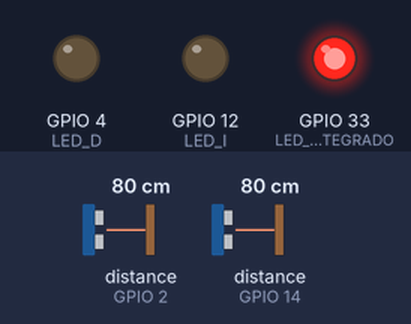
This sketch was run on a simulated ESP32. Parts: output pins drawn as LEDs (lit = HIGH). Wiring (inferred from the names in the program): 2 × ultrasonic range finder: trigger GPIO 13, echo GPIO 14 / trigger GPIO 15, echo GPIO 2. Inputs (shaded band) come from the test bench; at power-on: distance to the obstacle (sensors on GPIO 2, GPIO 14) 80 cm. The echo pulse lasts 58.3 µs per cm; pins used as bus, display or sensor lines are not drawn; what the sketch prints to the serial monitor is not drawn.

Above: at 1.5 s.
1.6 s: distance to the obstacle (sensor on GPIO 2) set to 23 cm
3.1 s: distance to the obstacle (sensor on GPIO 2) set to 19 cm
At 4.4 s:
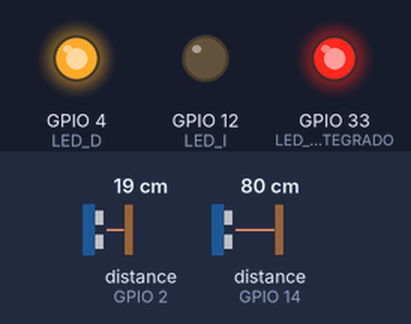
4.9 s: distance to the obstacle (sensor on GPIO 14) set to 22 cm
7.5 s: distance to the obstacle (sensor on GPIO 14) set to 19 cm
At 8.6 s:
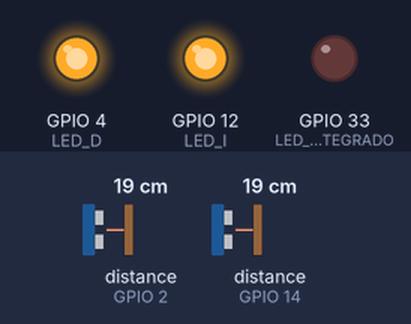
9.4 s: distance to the obstacle (sensor on GPIO 2) set to 35 cm
At 10.6 s:
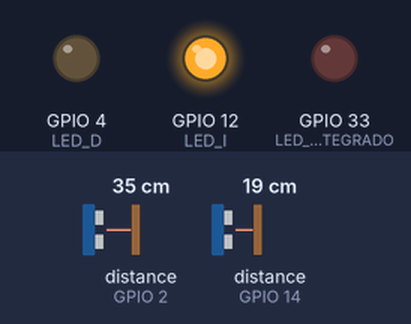
11.2 s: distance to the obstacle (sensor on GPIO 2) set to 2 cm
At 12.3 s:
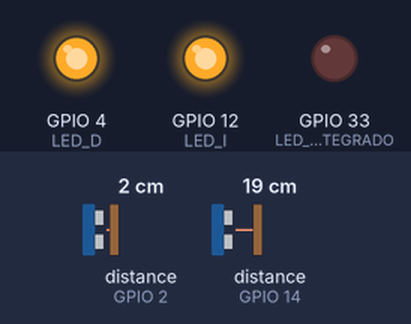
Timing chart, 0 to 13.7 s (numbered marks = the images above; inputs shaded):
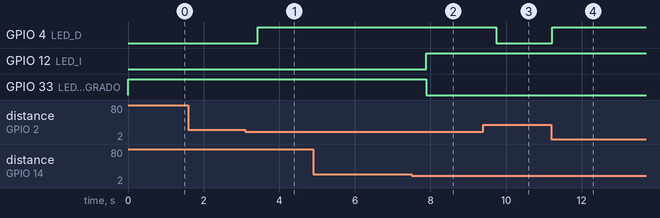

Measured:
- the behaviour switches between 21 and 20 cm on distance to the obstacle (sensor on GPIO 2) (found by bisection; images 0 and 1)
- the behaviour switches between 21 and 20 cm on distance to the obstacle (sensor on GPIO 14) (found by bisection; images 1 and 2)
- after the input at 1.6 s, every drawn part: stays the same
- after the input at 3.1 s, GPIO 4 (LED_D): LOW → HIGH after 0.33 s
- after the input at 4.9 s, every drawn part: stays the same
- after the input at 7.5 s, GPIO 12 (LED_I): LOW → HIGH after 0.39 s; GPIO 33 (LED_ROJO_INTEGRADO): HIGH → LOW after 0.39 s
- after the input at 9.4 s, GPIO 4 (LED_D): HIGH → LOW after 0.34 s
- after the input at 11.2 s, GPIO 4 (LED_D): LOW → HIGH at once

The sketch:

02_TinyML_Sensores_LEDs.ino
```cpp
// EXPERIMENTO 3 - TinyML (inferencia neuronal en el ESP32-CAM, SIN bibliotecas TFLM)
// Modelo 2 -> 24 (ReLU) -> 16 (ReLU) -> 4 (Softmax), entrenado en dataset sintetico.
// Entradas: distancia izq / 200, distancia der / 200. Clases: AVANZAR, IZQUIERDA,
// DERECHA, DETENER. Model.h contiene pesos aprendidos (incluido como ejemplo).
// Arduino IDE: placa AI Thinker ESP32-CAM. Sin Wi-Fi, con serial JSON a 115200.
#include <Arduino.h>
#include <math.h>
#include "model.h"

// Evita el error confuso de PESOS_1 / SESGOS_1 ausentes si se usa un model.h antiguo.
#ifndef EXP3_MODELO_PESOS_V1
#error "model.h INCOMPATIBLE: usa el model.h de este ZIP (pesos PESOS_1..3 y SESGOS_1..3)."
#endif
static_assert(sizeof(PESOS_1)/sizeof(PESOS_1[0]) == 48, "PESOS_1 incorrecto");
static_assert(sizeof(SESGOS_1)/sizeof(SESGOS_1[0]) == 24, "SESGOS_1 incorrecto");
static_assert(sizeof(PESOS_2)/sizeof(PESOS_2[0]) == 384, "PESOS_2 incorrecto");
static_assert(sizeof(SESGOS_2)/sizeof(SESGOS_2[0]) == 16, "SESGOS_2 incorrecto");
static_assert(sizeof(PESOS_3)/sizeof(PESOS_3[0]) == 64, "PESOS_3 incorrecto");
static_assert(sizeof(SESGOS_3)/sizeof(SESGOS_3[0]) == 4, "SESGOS_3 incorrecto");

constexpr uint8_t TRIG_I = 13, ECHO_I = 14, TRIG_D = 15, ECHO_D = 2;
constexpr uint8_t LED_I = 12, LED_D = 4, LED_ROJO_INTEGRADO = 33;
constexpr float UMBRAL_CM = 20.0f, SEGURIDAD_CM = 6.0f, CONFIANZA_MIN = 0.60f;
const char* CLASES[4] = {"AVANZAR", "IZQUIERDA", "DERECHA", "DETENER"};
uint32_t secuencia = 0;

float distanciaCm(uint8_t trig, uint8_t echo) {
  digitalWrite(trig, LOW); delayMicroseconds(3);
  digitalWrite(trig, HIGH); delayMicroseconds(10);
  digitalWrite(trig, LOW);
  unsigned long us = pulseIn(echo, HIGH, 25000UL);
  if (us == 0) return -1.0f;
  float cm = us * 0.0343f / 2.0f;
  return (cm >= 2.0f && cm <= 400.0f) ? cm : -1.0f;
}

void luces(bool obstI, bool obstD) {
  digitalWrite(LED_I, obstI ? HIGH : LOW);
  digitalWrite(LED_D, obstD ? HIGH : LOW);             // LED externo der + flash blanco
  digitalWrite(LED_ROJO_INTEGRADO, obstI ? LOW : HIGH); // rojo integrado: activo LOW
}

// Evaluacion de la misma red aprendida en Colab: Dense + ReLU + Softmax.
// No se implementan reglas aqui: son pesos numericos entrenados y exportados en model.h.
void inferir(float distanciaI, float distanciaD, float prob[4]) {
  float entrada[2] = {
    constrain(distanciaI, 0.0f, 200.0f) / 200.0f,
    constrain(distanciaD, 0.0f, 200.0f) / 200.0f
  };
  float oculta1[24];
  float oculta2[16];
  float logits[4];

  for (int j=0; j<24; ++j) {
    float suma = SESGOS_1[j];
    for (int i=0; i<2; ++i) suma += entrada[i] * PESOS_1[i*24+j];
    oculta1[j] = fmaxf(suma, 0.0f);
  }
  for (int j=0; j<16; ++j) {
    float suma = SESGOS_2[j];
    for (int i=0; i<24; ++i) suma += oculta1[i] * PESOS_2[i*16+j];
    oculta2[j] = fmaxf(suma, 0.0f);
  }
  for (int j=0; j<4; ++j) {
    float suma = SESGOS_3[j];
    for (int i=0; i<16; ++i) suma += oculta2[i] * PESOS_3[i*4+j];
    logits[j] = suma;
  }
  float maximo = logits[0];
  for (int j=1; j<4; ++j) if (logits[j] > maximo) maximo = logits[j];
  float total = 0.0f;
  for (int j=0; j<4; ++j) {
    prob[j] = expf(logits[j] - maximo);
    total += prob[j];
  }
  if (total > 0.0f) for (int j=0; j<4; ++j) prob[j] /= total;
}

void enviar(float izq, float der, bool obstI, bool obstD,
            const char* decisionModelo, const char* decisionFinal, float confianza,
            uint32_t inferenciaUs) {
  Serial.print("{\"izquierda_cm\":"); Serial.print(izq, 2);
  Serial.print(",\"derecha_cm\":"); Serial.print(der, 2);
  Serial.print(",\"obstaculo_izq\":"); Serial.print(obstI ? "true" : "false");
  Serial.print(",\"obstaculo_der\":"); Serial.print(obstD ? "true" : "false");
  Serial.print(",\"led_rojo_integrado\":"); Serial.print(obstI ? "true" : "false");
  Serial.print(",\"led_blanco_integrado\":"); Serial.print(obstD ? "true" : "false");
  Serial.print(",\"decision_modelo\":\""); Serial.print(decisionModelo);
  Serial.print("\",\"decision\":\""); Serial.print(decisionFinal);
  Serial.print("\",\"confianza\":");
  if (confianza < 0.0f) Serial.print("null"); else Serial.print(confianza, 4);
  Serial.print(",\"inferencia_us\":"); Serial.print(inferenciaUs);
  Serial.print(",\"modo\":\"TINYML\",\"secuencia\":"); Serial.print(++secuencia);
  Serial.println("}");
}

void setup() {
  Serial.begin(115200);
  pinMode(TRIG_I, OUTPUT); pinMode(ECHO_I, INPUT);
  pinMode(TRIG_D, OUTPUT); pinMode(ECHO_D, INPUT);
  digitalWrite(TRIG_I, LOW); digitalWrite(TRIG_D, LOW);
  pinMode(LED_I, OUTPUT); pinMode(LED_D, OUTPUT);
  pinMode(LED_ROJO_INTEGRADO, OUTPUT);
  luces(false, false);
  delay(350);
  Serial.println("# EXP3 TinyML listo: datos JSON continuos 115200 (sin tflm_esp32)");
}

void loop() {
  float izquierda = distanciaCm(TRIG_I, ECHO_I);
  delay(70);
  float derecha = distanciaCm(TRIG_D, ECHO_D);
  bool obstI = izquierda > 0 && izquierda < UMBRAL_CM;
  bool obstD = derecha > 0 && derecha < UMBRAL_CM;
  luces(obstI, obstD);

  if (izquierda < 0.0f || derecha < 0.0f) {
    enviar(izquierda,derecha,obstI,obstD,"SIN_LECTURA","DETENER",-1.0f,0);
    delay(280);
    return;
  }
  float p[4];
  uint32_t inicio = micros();
  inferir(izquierda, derecha, p);
  uint32_t duracion = micros() - inicio;
  int mejor = 0;
  for (int i=1;i<4;++i) if (p[i] > p[mejor]) mejor=i;
  const char* modelo = CLASES[mejor];
  const char* decision = modelo;
  // Capa de seguridad: ante peligro, baja confianza o avance contradictorio, DETENER.
  if (izquierda < SEGURIDAD_CM || derecha < SEGURIDAD_CM ||
      p[mejor] < CONFIANZA_MIN ||
      (mejor == 0 && (obstI || obstD))) decision = "DETENER";
  enviar(izquierda, derecha, obstI, obstD, modelo, decision, p[mejor], duracion);
  delay(280);
}
```

model.h
```cpp
#pragma once
// MARCADOR MODELO COMPATIBLE CON ESTE PROGRAMA
#define EXP3_MODELO_PESOS_V1 1
// Pesos PREENTRENADOS de ejemplo: scikit-learn MLP, datos SINTETICOS 8000 filas.
// Para reemplazarlos por los de Google Colab, ejecutar el .ipynb y copiar su model.h.
// Arquitectura: 2 -> 24 (ReLU) -> 16 (ReLU) -> 4 (Softmax)
// Etiquetas salida: A, I, D, S | entradas = min(max(cm,0),200)/200

static const float PESOS_1[48] = {
    -2.34261322f, 1.32120287f, 0.454633087f, 0.635686696f, -1.95864153f, 0.195314556f, -2.32519388f, 1.56311464f,
    2.13516095e-16f, 1.09326911f, -4.93362938e-15f, 1.61365008f, 1.29454386f, -1.4399469e-15f, -2.02815199f, 1.1639283e-15f,
    -8.14276013e-16f, -0.78622061f, -7.56611386e-17f, -1.27086699f, -1.9252552e-16f, -0.623097897f, -0.0790720358f, 1.16831175e-16f,
    0.0783572197f, 1.70629692f, -1.84024477f, -1.41615748f, -0.332902879f, -2.73594189f, 0.576286912f, -1.02022016f,
    4.00401072e-15f, 1.30362213f, 8.4289138e-15f, 1.21043944f, -1.55089545f, -3.61675149e-15f, 1.22028327f, 1.70117528e-16f,
    1.56594443e-15f, -1.51377439f, -8.42566627e-15f, 1.01947761f, -6.4305582e-16f, 1.85552633f, -2.10156131f, -5.54347594e-17f
};

static const float SESGOS_1[24] = {
    0.284202427f, 0.0773115456f, 0.540572762f, 0.477599978f, 0.519880295f, 0.341719836f, 0.294096649f, 0.76363498f,
    -0.395363629f, 0.0299059823f, -0.436931491f, 0.0224592891f, 0.315660447f, -0.219680741f, 0.611363471f, -0.137626946f,
    -0.210471317f, 0.561524987f, -0.344988853f, 0.811379015f, -0.408758521f, 0.490210682f, 0.324837804f, -0.289464623f
};

static const float PESOS_2[384] = {
    -0.255270481f, -0.852691948f, -2.72833796e-17f, -8.72957185e-17f, -7.70025741e-16f, -0.000217549241f, 1.68236339f, -0.348218948f,
    2.28799558f, -1.87559855f, 3.21116622e-16f, -1.15068293f, -3.32963516e-16f, -2.39958763f, 1.2939539f, -1.36307871f,
    0.0714483336f, -0.270470828f, 1.48006059e-15f, -5.48906943e-16f, -5.60187251e-16f, -0.0259494968f, 0.326289862f, -0.985229015f,
    0.0758921131f, 1.24621546f, 1.49204854e-16f, -0.451884717f, 1.61688806e-15f, 1.31823969f, -1.25420785f, 1.33198893f,
    0.190133259f, 0.415406466f, -1.56863686e-16f, -7.15267509e-17f, 7.72901947e-16f, -0.182347685f, -0.442984432f, 0.731765866f,
    0.0704496428f, 0.384862453f, -1.11578631e-16f, 0.538135052f, 2.78608724e-16f, -0.192771375f, 0.961932898f, -0.25363186f,
    0.108326279f, 0.870185792f, 2.07064483e-16f, 1.41880507e-15f, 7.32909975e-16f, -0.0422693714f, -0.100462914f, 1.21560264f,
    -0.712383747f, 0.393573374f, -1.35952345e-17f, 0.0933110788f, 1.46253473e-15f, 0.147576869f, 0.946123064f, -0.26110065f,
    -0.0937281847f, 0.179427877f, 1.84343486e-16f, -8.6620575e-16f, -2.68547836e-15f, -0.103303879f, 0.912406683f, 0.242249101f,
    0.668578506f, -1.40544879f, -1.48176609e-16f, -0.138079807f, 2.63541702e-15f, -1.29588878f, 0.999965668f, -0.876616836f,
    -0.313882321f, 1.29820943f, 2.58051001e-15f, 3.11331963e-16f, -4.47397138e-16f, -6.21734095e-16f, -0.930623889f, 1.82511461f,
    -0.956486642f, -0.60792321f, -1.15851158e-16f, 0.384198904f, -1.35401404e-15f, -0.141957447f, 1.08004439f, -1.62645078f,
    -0.437499553f, -0.686452031f, -4.40031684e-16f, -2.10241878e-15f, 2.4463549e-17f, -0.0900670961f, 1.44223189f, -0.956655145f,
    1.60274637f, -1.49487674f, -4.61619774e-16f, -0.56551981f, -2.68778086e-16f, -1.86223865f, 0.912412167f, -0.23221314f,
    -0.306984186f, 0.776738465f, -9.48572716e-16f, 6.18274428e-17f, 1.22761536e-17f, -0.0638772398f, -1.04834747f, 1.2828418f,
    -0.138807431f, 0.795460939f, -1.78693551e-16f, 0.195099607f, -3.69027929e-16f, 0.882087588f, 0.905514657f, 0.188667178f,
    -1.2620247e-16f, -1.86771781e-15f, -5.39126995e-16f, -3.61452014e-16f, -2.38403035e-16f, -3.39544698e-15f, 3.6550099e-16f, 3.08135532e-17f,
    -3.68765069e-15f, -6.47323966e-16f, -7.21198262e-17f, 5.02072109e-16f, 2.94001748e-16f, 4.82131948e-16f, -4.78904064e-16f, 6.94723612e-16f,
    -0.269313395f, -0.268672258f, 2.11693095e-16f, 1.56911837e-15f, 3.08736204e-16f, -3.37003506e-17f, -0.377040625f, -1.22229564f,
    0.18967934f, 1.01110375f, -5.56595514e-16f, -0.583983302f, -1.23188343e-15f, 1.11443794f, -0.513327658f, 1.34798157f,
    -1.55021469e-16f, -8.00478892e-18f, -1.70787412e-16f, -6.08478241e-16f, 7.08804476e-16f, -1.41710849e-16f, 1.59966738e-17f, 1.01022666e-15f,
    -1.24367931e-15f, -3.07929087e-15f, 1.82027952e-15f, -3.51916084e-17f, -2.35184225e-15f, 1.1274413e-15f, 1.37471409e-16f, -2.01028172e-15f,
    0.176918522f, 0.262678772f, -9.0984494e-17f, -1.01412992e-16f, 1.61315678e-15f, -0.0904073864f, -0.569054961f, -0.884432375f,
    0.0717096552f, 1.37812114f, -9.12198699e-17f, -0.111739963f, 1.0625035e-16f, 1.5852325f, -1.13486147f, 1.13984823f,
    0.216179401f, 1.06796634f, 5.8969915e-16f, 3.42352612e-16f, 1.67436113e-16f, -1.37076475e-17f, -1.01770282f, 1.5647521f,
    -0.547095835f, 1.19639242f, 2.38736501e-17f, 0.772876024f, 6.95243637e-16f, 1.00680876f, 1.0282526f, -0.176714391f,
    -1.4144708e-15f, -1.220271e-16f, -2.40981218e-16f, -8.42730814e-16f, -1.27110727e-16f, 2.46070419e-15f, -8.02338857e-17f, -1.69094014e-17f,
    5.61693329e-16f, 1.46041358e-16f, 1.41021245e-15f, 2.65939906e-15f, -1.01702632e-15f, 1.80445718e-16f, 6.88486061e-16f, -5.80669937e-17f,
    0.0947608054f, -0.763431013f, 2.68448961e-16f, -1.80825377e-15f, 2.60952449e-15f, -0.0336450674f, 1.16097248f, -0.570777237f,
    1.31734002f, -0.292236418f, 1.5703873e-18f, -0.401707649f, 8.06848381e-16f, -0.997826576f, -0.0414669849f, -0.0272875484f,
    1.31312513e-16f, -2.65984587e-15f, 2.17244032e-16f, 5.97495612e-16f, -1.42912789e-16f, 8.21266311e-16f, -1.16487761e-15f, -4.89558203e-16f,
    -6.79243595e-17f, -6.2184008e-16f, 2.16565969e-16f, 6.95242261e-16f, -3.10355942e-15f, 6.86035701e-16f, 3.94357695e-17f, -5.28513189e-17f,
    6.41157288e-17f, -2.61892264e-16f, 4.99432596e-17f, -3.01844823e-16f, -2.57179172e-15f, 1.61358157e-15f, 3.0816344e-15f, 2.99318193e-15f,
    1.52127498e-15f, 2.52480616e-16f, 4.75916182e-17f, -2.25553439e-16f, -1.25645186e-17f, 3.94967261e-17f, 8.14518211e-16f, -3.99676235e-17f,
    -0.171479881f, 0.666699767f, -1.60718718e-16f, 3.10039364e-15f, -2.14447672e-16f, 1.99304894e-16f, 0.11024572f, 1.70389974f,
    0.129786417f, -1.45726013f, -9.51455275e-16f, -0.0979140624f, 4.33721262e-16f, -1.21451557f, 1.85688674f, -1.14257383f,
    4.76071559e-17f, -8.064514e-17f, -1.72088175e-18f, -6.56669572e-17f, -1.44768212e-15f, -5.35949146e-17f, -2.82937613e-15f, 7.39849345e-16f,
    -2.25929416e-16f, -7.45206829e-16f, 2.55427815e-16f, -1.71822857e-15f, -7.71923995e-16f, -1.33632629e-16f, -1.05126604e-15f, 2.720691e-16f,
    0.145608783f, -0.743275583f, -7.82642032e-16f, 7.12836882e-16f, 1.55573303e-15f, 0.0178417712f, 1.03204226f, -0.196200341f,
    1.12110913f, -0.0425376706f, 7.12031248e-16f, -0.438602209f, 4.16254595e-16f, -0.243972093f, 0.351822883f, 0.398301542f,
    -1.17461116e-16f, -4.23643449e-16f, -2.58991123e-16f, 7.24116926e-16f, 1.31110536e-15f, 1.18033102e-16f, 3.93364165e-16f, 3.24008995e-17f,
    6.18039443e-16f, 2.8925524e-16f, -1.07617469e-18f, -8.38943624e-16f, 3.35821485e-16f, -8.11454281e-16f, 9.58221705e-17f, -3.18552108e-15f,
    0.187157646f, -0.850763857f, 2.93114322e-16f, -2.81152703e-15f, -2.86486173e-15f, -0.0279675387f, 1.00027871f, -0.811673701f,
    0.681158781f, 0.0507023148f, -4.57431196e-16f, -0.0280359853f, 7.92706213e-16f, 0.0897171721f, -0.659727573f, 0.738984048f,
    -0.429221779f, 1.30648172f, -1.29922069e-16f, -1.55322793e-15f, -1.88073528e-16f, 1.59409165e-15f, -0.697596788f, 1.85177135f,
    -0.561151922f, -1.14712203f, -1.86903622e-15f, 0.493924648f, -1.28416039e-15f, -0.348852873f, 1.41386151f, -1.86307275f,
    -1.8360589e-15f, 2.77052132e-15f, -2.03627197e-16f, -5.69216596e-17f, -6.47858497e-16f, -2.46351295e-15f, 2.64949068e-15f, 1.51538906e-16f,
    -2.5544359e-16f, -1.89009621e-15f, -3.5765315e-16f, 1.29041446e-16f, 1.68042112e-16f, 8.93616265e-16f, 1.49626591e-15f, -7.47516089e-18f
};

static const float SESGOS_2[16] = {
    -0.504213989f, 0.138859496f, -0.343686014f, -0.295262367f, -0.29626289f, 0.0688277707f, 0.550492942f, 0.272542775f,
    0.472114861f, 0.203836381f, -0.165986702f, 0.358816892f, -0.214101747f, 0.431758672f, -0.180812508f, 0.629172683f
};

static const float PESOS_3[64] = {
    -0.39297986f, 0.318078667f, -0.0503602475f, 0.446838588f, -1.74894583f, 1.63634479f, -1.41766763f, -0.419578791f,
    -1.34342919e-16f, -3.86468523e-16f, -9.41113294e-17f, -3.10589379e-16f, 2.53182436e-16f, 5.59514813e-15f, 1.118486e-14f, 3.56215921e-16f,
    -1.46055585e-14f, -1.0237021e-15f, -1.26362585e-16f, -3.61194966e-16f, -0.0390747227f, -0.0136637483f, -0.00600451557f, -0.00717985258f,
    -0.538967729f, -1.85645866f, 1.80956256f, 0.292377412f, -0.667444348f, 1.11708713f, -1.80789566f, 1.48766255f,
    -0.23475346f, -1.33223951f, 1.38839102f, 0.378504753f, 1.61027801f, 0.93005991f, -1.0423677f, -1.88151193f,
    -7.36446189e-15f, -4.72044632e-16f, 1.09358044e-14f, -2.07732984e-14f, -0.61392951f, 1.12547982f, -0.0487753153f, -0.236687422f,
    -1.0166726e-16f, 2.8482756e-16f, 1.44145695e-14f, 2.19611651e-15f, 1.23331726f, 0.659181476f, -1.63052642f, -1.68116474f,
    -1.90477848f, 0.847883999f, -0.624399602f, 1.88904488f, 1.61154366f, -0.315254748f, 0.636450052f, -1.99742603f
};

static const float SESGOS_3[4] = {
    0.407240629f, -0.220739707f, -0.137220353f, -0.456629604f
};
```
